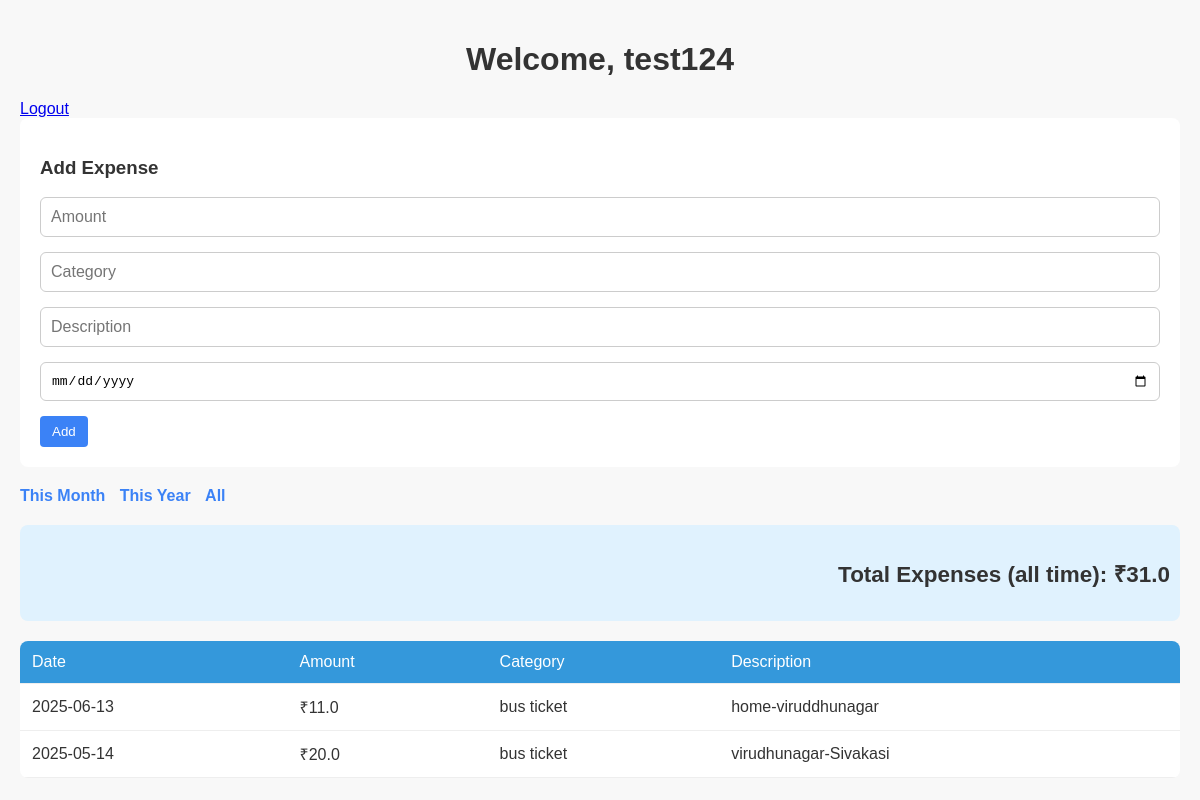
The page /dashboard (signed in) on the database its author committed.
### app.py (models this page shows)
class User(UserMixin, db.Model):
    id = db.Column(db.Integer, primary_key=True)
    username = db.Column(db.String(80), unique=True, nullable=False)
    password = db.Column(db.String(120), nullable=False)

class Expense(db.Model):
    id = db.Column(db.Integer, primary_key=True)
    amount = db.Column(db.Float, nullable=False)
    category = db.Column(db.String(100))
    description = db.Column(db.String(200))
    date = db.Column(db.DateTime, default=datetime.utcnow)
    user_id = db.Column(db.Integer, db.ForeignKey('user.id'), nullable=False)

### app.py (the view, shortened to what this page needs)
@app.route('/dashboard', methods=['GET', 'POST'])
@login_required
def dashboard():
    filter_type = request.args.get('filter')
    query = Expense.query.filter_by(user_id=current_user.id)
    now = datetime.utcnow()
    if filter_type == 'monthly':
        query = query.filter(
            db.extract('month', Expense.date) == now.month,
            db.extract('year', Expense.date) == now.year
        )
    elif filter_type == 'yearly':
        query = query.filter(
            db.extract('year', Expense.date) == now.year
        )
    expenses = query.order_by(Expense.date.desc()).all()
    total_amount = sum(exp.amount for exp in expenses)
    return render_template(
        'dashboard.html',
        expenses=expenses,
        total_amount=total_amount,
        filter_type=filter_type
    )

### app.py (called while the page is built)
@login_manager.user_loader
def load_user(user_id):
    return User.query.get(int(user_id))

@app.before_request
def create_tables():
    db.create_all()

### templates/dashboard.html (shortened to what this page needs)
<!DOCTYPE html>
<html lang="en">
<head>
    <link rel="stylesheet" href="{{ url_for('static', filename='style.css') }}">
</head>
<body>
    <h1>Welcome, {{ current_user.username }}</h1>
    <a href="{{ url_for('logout') }}">Logout</a>
    <form method="POST">
        <h3>Add Expense</h3>
        <input type="number" step="0.01" name="amount" placeholder="Amount" required>
        <input type="text" name="category" placeholder="Category" required>
        <input type="text" name="description" placeholder="Description">
        <input type="date" name="date">
        <button type="submit">Add</button>
    </form>
    <div class="filter-buttons">
        <a href="{{ url_for('dashboard', filter='monthly') }}">This Month</a>
        <a href="{{ url_for('dashboard', filter='yearly') }}">This Year</a>
        <a href="{{ url_for('dashboard') }}">All</a>
    </div>
    <div class="total-box">
        <h3>Total Expenses ({{ filter_type if filter_type else 'all time' }}): ₹{{ total_amount }}</h3>
    </div>
    <table>
        <thead>
            <tr>
                <th>Date</th>
                <th>Amount</th>
                <th>Category</th>
                <th>Description</th>
            </tr>
        </thead>
        <tbody>
            {% for expense in expenses %}
            <tr>
                <td>{{ expense.date.strftime('%Y-%m-%d') }}</td>
                <td>₹{{ expense.amount }}</td>
                <td>{{ expense.category }}</td>
                <td>{{ expense.description }}</td>
            </tr>
            {% else %}
            <tr>
                <td colspan="4">No expenses found.</td>
            </tr>
            {% endfor %}
        </tbody>
    </table>
</body>
</html>

### static/style.css (style rules this page uses)
body { font-family: 'Segoe UI', Tahoma, Geneva, Verdana, sans-serif; background-color: #f4f6f8; margin: 0; padding: 0; color: #333; }
h1, h2 { color: #2c3e50; text-align: center; }
table { width: 100%; border-collapse: collapse; margin-top: 20px; }
th, td { padding: 12px 16px; border-bottom: 1px solid #e0e0e0; text-align: left; }
th { background-color: #3498db; color: white; font-weight: normal; }
.total-box { text-align: right; margin-top: 20px; font-size: 1.2em; font-weight: bold; color: #2c3e50; }
form input, form select, form textarea { width: 100%; padding: 10px; border: 1px solid #ccc; border-radius: 6px; box-sizing: border-box; font-size: 1em; margin-bottom: 15px; }

### templates/dashboard.html (style rules this page uses)
body { font-family: Arial, sans-serif; padding: 20px; background: #f8f8f8; }
h1, h3 { color: #333; }
form { background: #fff; padding: 20px; margin-bottom: 20px; border-radius: 8px; }
input, select { padding: 8px; margin-right: 10px; }
button { padding: 8px 12px; background-color: #3b82f6; color: white; border: none; border-radius: 4px; }
.filter-buttons a { margin-right: 10px; text-decoration: none; color: #3b82f6; font-weight: bold; }
table { width: 100%; border-collapse: collapse; background: #fff; border-radius: 8px; overflow: hidden; }
th, td { padding: 12px; border-bottom: 1px solid #eee; text-align: left; }
.total-box { background: #e0f2fe; padding: 10px; border-radius: 8px; margin-bottom: 20px; }

### rows shown on the page
User: username "test124"
Expense: date "2025-06-13", amount "11.0", category "bus ticket", description "home-viruddhunagar"
Expense: date "2025-05-14", amount "20.0", category "bus ticket", description "virudhunagar-Sivakasi"

### other values the page prints
{{ filter_type if filter_type else 'all time' }} "all time"
{{ total_amount }} "31.0"
